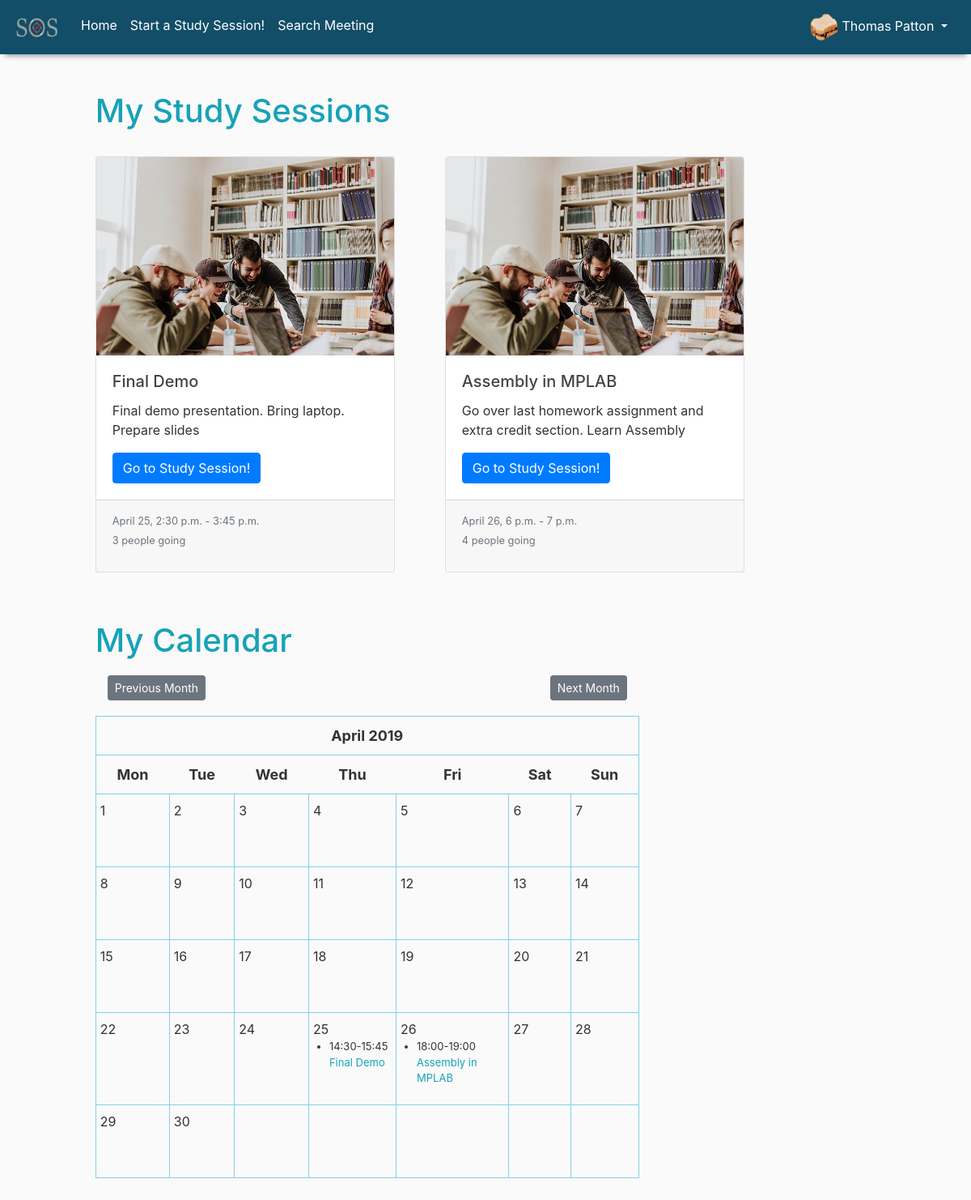
The page / (signed in) on the database its author committed.
### USERS/models.py (models this page shows, shortened)
class Profile(models.Model):
    user = models.OneToOneField(User, on_delete=models.CASCADE)
    image = models.ImageField(default='default.jpg', upload_to='profile_pics')
    university = models.CharField(max_length=50, default="No University")
    major = models.CharField(max_length=20, default="Undecided")

### MEETINGS/models.py (models this page shows, shortened)
class Meeting(models.Model):
    title = models.CharField(max_length=100)
    university = models.CharField(max_length=100)
    course = models.CharField(max_length=100)
    date_start = models.DateTimeField()
    date_end = models.DateTimeField()
    location = models.CharField(max_length=100)
    description = models.TextField()
    members = models.ManyToManyField(User, through='Membership', related_name='user_meetings', default=None)
    @property
    def get_html_url(self):
        url = reverse('meeting-detail', kwargs={'pk': self.pk})
        return f'<a href="{url}"> {self.title} </a>'
    @property
    def get_start_time_format(self):
        return self.date_start.strftime('%H:%M')
    @property
    def get_end_time_format(self):
        return self.date_end.strftime('%H:%M')

### MEETINGS/views.py (the view)
# urls.py: path('', MeetingListView.as_view(), name='meetings-list'),
class MeetingListView(LoginRequiredMixin, ListView):
    template_name = 'MEETINGS/meeting_list.html'
    def get_context_data(self, **kwargs):
        context = super().get_context_data(**kwargs)
        d = get_date(self.request.GET.get('month', None))
        cal = Calendar(d.year, d.month)
        events = self.request.user.user_meetings.filter(date_start__year=d.year, date_start__month=d.month)
        html_cal = cal.formatmonth(events, withyear=True)
        context['prev_month'] = prev_month(d)
        context['next_month'] = next_month(d)
        context['calendar'] = mark_safe(html_cal)
        return context
    def get_queryset(self):
        return self.request.user.user_meetings.all()

### CALENDAR/utils.py (called while the page is built)
def get_date(req_day):
	if req_day:
		year, month = (int(x) for x in req_day.split('-'))
		return datetime(year, month, day=1)
	return datetime.today()

def prev_month(date):
	first = date.replace(day=1)
	prev_month = first - timedelta(days=1)
	month = 'month=' + str(prev_month.year) + '-' + str(prev_month.month)
	return month

def next_month(date):
	days_in_month = calendar.monthrange(date.year, date.month)[1]
	last = date.replace(day=days_in_month)
	next_month = last + timedelta(days=1)
	month = 'month=' + str(next_month.year) + '-' + str(next_month.month)
	return month

	def formatday(self, day, events):
		events_per_day = events.filter(date_start__day=day)
		d = ''
		for event in events_per_day:
			d += f'<li>{event.get_start_time_format}-{event.get_end_time_format} {event.get_html_url}</li>'
		if day != 0:
			return f"<td><span class='date'>{day}</span><ul> {d} </ul></td>"
		return '<td></td>'

	def formatweek(self, theweek, events):
		week = ''
		for d, weekday in theweek:
			week += self.formatday(d, events)
		return f'<tr> {week} </tr>'

	def formatmonth(self, events, withyear=True):
		cal = f'<table border="0" cellpadding="0" cellspacing="0" class="calendar">\n'
		cal += f'{self.formatmonthname(self.year, self.month, withyear=withyear)}\n'
		cal += f'{self.formatweekheader()}\n'
		for week in self.monthdays2calendar(self.year, self.month):
			cal += f'{self.formatweek(week, events)}\n'
		return cal

### MEETINGS/templates/MEETINGS/meeting_list.html
{% extends "MEETINGS/boot_base.html" %}
{% load static %}
{% block content %}
<div class="deck_row row">
    <div class="list col-md-12">
        <h1 class="text-info">My Study Sessions</h1>
        <br class="p_med">
        <div class="card-deck flex-nowrap">
            {% for meeting in object_list %}
            <div class="card">
                <img class="card-img-top" src="{% static 'MEETINGS/meeting_default.jpg' %}">
                <div class="card-body">
                    <h5 class="card-title">{{ meeting.title }}</h5>
                    <p class="card-text">{{ meeting.description }}</p>
                    <a href="{% url 'meeting-detail' meeting.id %}" class="btn btn-primary">Go to Study Session!</a>
                </div>
                <div class="card-footer">
                    <small class="text-muted">
                        {% if meeting.date_start.day == meeting.date_end.day %}
                            {{ meeting.date_start | date:"F d, P" }} - {{ meeting.date_end | date:"P" }}
                        {% else %}
                            {{ meeting.date_start | date:"F d, P" }} - {{ meeting.date_end | date:"F d, P" }}
                        {% endif %}
                        <p>{{ meeting.members.count}}
                            {% if meeting.members.count == 1 %}
                            person going</small>
                            {% else %}
                            people going</small>
                            {% endif %}
                </div>
            </div>
            {% endfor %}
        </div>
    </div>
</div>
<div id="cal_row" class="my_meetings row">
    <div class="list col-md-8">
        <h1 class="text-info">My Calendar</h1>
        <div class="clearfix">
	        <button id="prev_btn" class="btn btn-secondary btn-sm mt-1 mb-1 left"
               href="?{{ prev_month }}"> Previous Month </button>
	        <a id="next_btn" class="btn btn-secondary btn-sm mt-1 mb-1 right"
               href="?{{ next_month }}"> Next Month </a>
        </div>
        {{ calendar }}
    </div>
</div>
{% endblock content %}

### USERS/templates/USERS/navbar.html (shortened to what this page needs)
{% load static %}
<nav class="navbar navbar-expand-lg fixed-top navbar-dark" style="background-color: #124e68;">
    <div class="collapse navbar-collapse" id="navbarDefault">
            <ul class="navbar-nav mr-auto">
                <a class="navbar-brand" href="{% url 'meetings-list' %}">
                    <img src="{% static 'USERS/SOS.PNG' %}" width="60" height="35">
                </a>
                <li class="nav-item active">
                    <a class="nav-link" href="{% url 'meetings-list' %}">Home <span class="sr-only">(current)</span></a>
                </li>
                <li class="nav-item active">
                    <a class="nav-link" href="{% url 'meeting-create' %}">Start a Study Session!</a>
                </li>
                <li class="nav-item active">
                    <a class="nav-link" href="{% url 'meeting-search' %}">Search Meeting</a>
                </li>
            </ul>
            <ul class="navbar-nav ml-auto nav-flex-icons">
                <li class="nav-item active dropdown">
                    <a class="nav-link dropdown-toggle" href="#" id="dropdown01" data-toggle="dropdown"
                       aria-haspopup="true" aria-expanded="false">
                        <i><img class="rounded-circle prof-img-navbar" src="{{ user.profile.image.url }}"></i>
                        {{ user.first_name }} {{ user.last_name }}
                    </a>
                </li>
            </ul>
        </div>
    </nav>

### MEETINGS/static/MEETINGS/main.css (style rules this page uses)
body { background: #fafafa; color: #333333; margin-top: 7rem; }
.row { margin-left: 2.5%; margin-right: 2.5%; }
.my_meetings { padding-top:0.1%; padding-bottom:5%; padding-left:5%; }
.deck_row { padding-top:0.1%; padding-bottom:5%; padding-left:5%; padding-right: 5% }
.navbar { -webkit-box-shadow: 0 8px 6px -6px #999; -moz-box-shadow: 0 8px 6px -6px #999; box-shadow: 0 8px 6px -6px #999; }
.prof-img-navbar { height: 35px; width: 35px; }
.card-deck { display: grid; grid-template-columns: repeat(auto-fit, minmax(300px, 400px)); grid-gap: 2.0rem; }
h1, h2, h3, h4, h5, h6 { color: #444444; }
ul { margin: 0; }

### CALENDAR/static/CALENDAR/styles.css (style rules this page uses)
.calendar { width: 100%; font-size: 13px; margin-bottom: 2%; }
.calendar tr, .calendar td { border: 1px solid #87CEEB; }
.calendar th { padding: 10px; text-align: center; font-size: 18px; }
.calendar td { width: 50px; height: 90px; padding: 20px 0px 10px 5px; }
.month { font-size: 25px; }
.date { font-size: 16px; }
ul { height: 100%; padding: 0px 5px 0px 20px; }
a { color: #17a2b8; }
.left { float: left; }
.right { float: right; }
.clearfix { margin: 15px; }

### rows shown on the page
Meeting: title "Final Demo", description "Final demo presentation. Bring laptop. Prepare slides", date_start "April 25, 2:30 p.m.", date_end "3:45 p.m.", members.count "3", shows "people going"
Meeting: title "Assembly in MPLAB", description "Go over last homework assignment and extra credit section. Learn Assembly", date_start "April 26, 6 p.m.", date_end "7 p.m.", members.count "4", shows "people going", title "April 2019 Mon Tue Wed Thu Fri Sat Sun 1 2 3 4 5 6 7 8 9 10 11 12 13 14 15 16 17 18 19 20 21 22 23 24 25 14:30-15:45 Final Demo 26 18:00-19:00 Assembly in MPLAB 27 28 29 30"

### other values the page prints
{{ user.first_name }} "Thomas"
{{ user.last_name }} "Patton"
